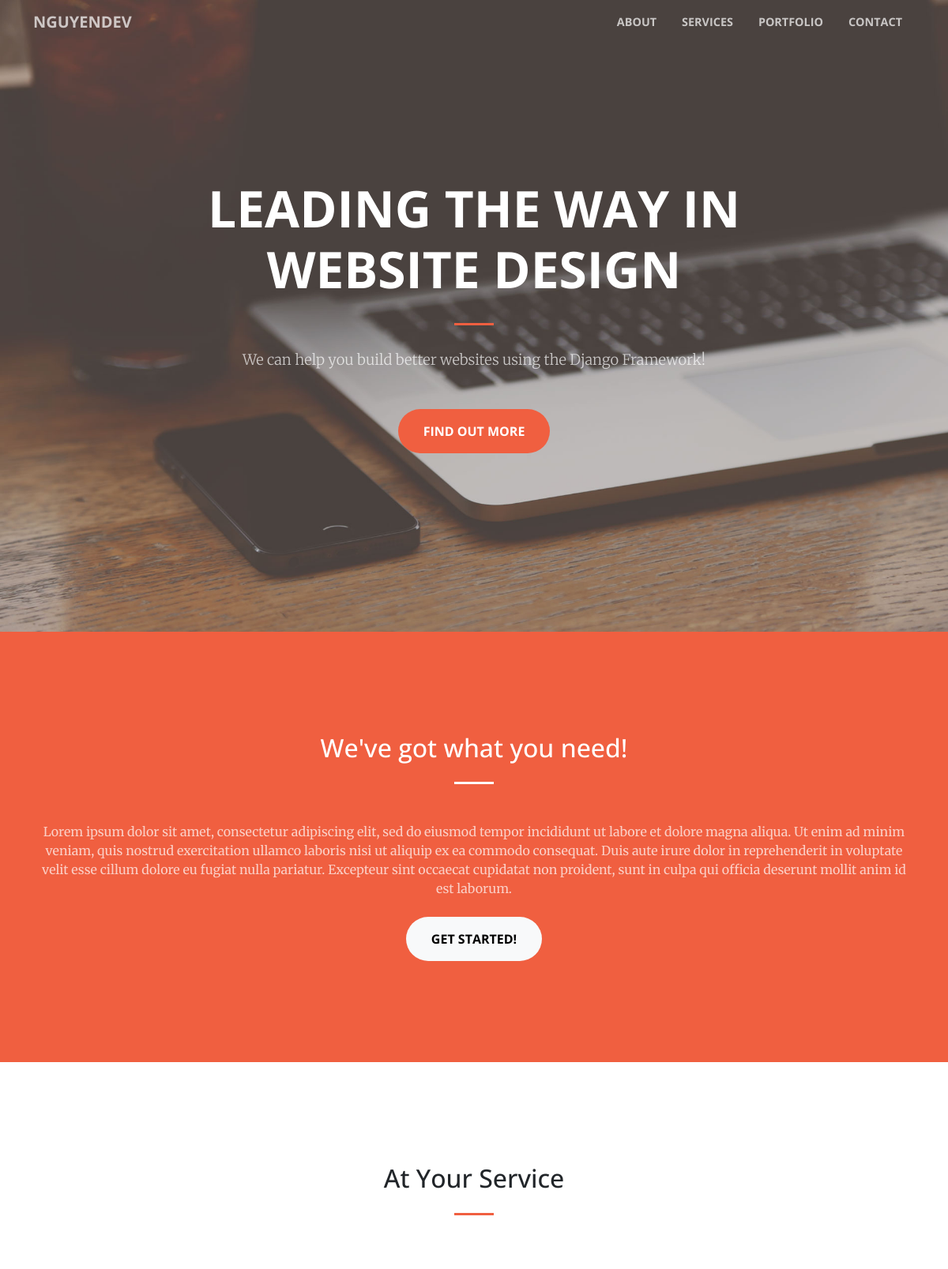
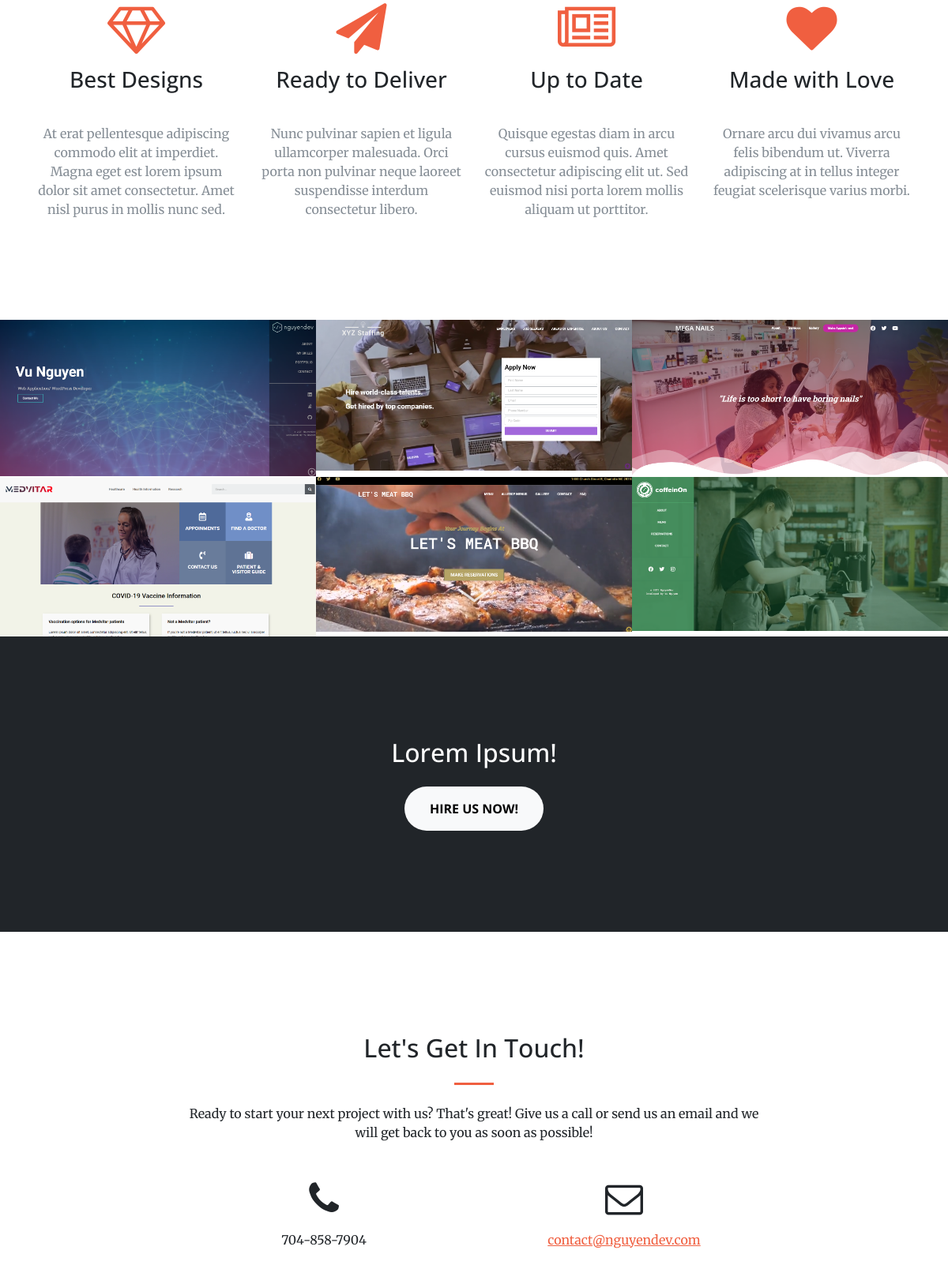
The page / on the database its author committed (2 pictures, top to bottom).
### website/models.py (models this page shows)
class HomePage(models.Model):
    site_name = models.CharField(max_length=100)
    background_picture = models.ImageField(upload_to='img', default='default.jpg')
    home_heading = models.CharField(max_length=200)
    home_description = models.CharField(max_length=400)
    class Meta:
        verbose_name_plural = "Home Page"

class About(models.Model):
    about_title = models.CharField(max_length=200)
    about_description = models.TextField()
    class Meta:
        verbose_name_plural = "About"

class Services(models.Model):
    service_title = models.CharField(max_length=20)
    service_description = models.CharField(max_length=200)
    service_icon = models.CharField(max_length=60, default='')
    class Meta:
        verbose_name_plural = "Services"

class Portfolio(models.Model):
    category = models.CharField(max_length=20)
    project_name = models.CharField(max_length=50)
    project_image = models.ImageField(upload_to='img', default='default.jpg')
    class Meta:
        verbose_name_plural = "Portfolio"

class Contact(models.Model):
    contact_title = models.CharField(max_length=50)
    contact_description = models.CharField(max_length=500)
    phone_number = models.CharField(max_length=150)
    contact_email = models.EmailField(max_length=254, default='')
    class Meta:
        verbose_name_plural = "Contact"

### website/views.py (the view)
# urls.py: path('', views.home_view),
def home_view(request):
    home_object = HomePage.objects.filter()
    about_object = About.objects.filter()
    services_object = Services.objects.filter()
    portfolio_object = Portfolio.objects.filter()
    contact_object = Contact.objects.filter()
    return render(request, 'home.html', {
        'home_object': home_object,
        'about_object': about_object,
        'services_object': services_object,
        'portfolio_object': portfolio_object,
        'contact_object': contact_object
    })

### templates/home.html (shortened to what this page needs)
{% extends 'base.html' %}
{% block content %}
{% for home in home_object %}
<header class="text-center text-white d-flex masthead" style="background-image:url({{ home.background_picture.url }});">
        <div class="container my-auto">
            <div class="row">
                <div class="col-lg-10 mx-auto">
                    <h1 class="text-uppercase"><strong>{{ home.home_heading }}</strong></h1>
                    <hr>
                </div>
            </div>
            <div class="col-lg-8 mx-auto">
                <p class="text-faded mb-5">{{ home.home_description}}</p><a class="btn btn-primary btn-xl" role="button" href="#services">Find Out More</a>
            </div>
        </div>
    </header>{% endfor %}
    <section id="about" class="bg-primary">
        {% for about in about_object %}
        <div class="container">
            <div class="row">
                <div class="col offset-lg-8 text-center mx-auto">
                    <h2 class="text-white section-heading">{{ about.about_title }}</h2>
                    <hr class="light my-4">
                    <p class="text-faded mb-4"><br>{{ about.about_description }}<br></p><a class="btn btn-light btn-xl" role="button" href="#services">Get Started!</a>
                </div>
            </div>
        </div>{% endfor %}
    </section>
    <section id="services">
        <div class="container">
            <div class="row">
                <div class="col-lg-12 text-center">
                    <h2 class="section-heading">At Your Service</h2>
                    <hr class="my-4">
                </div>
            </div>
        </div>
        <div class="container">
         <div class="row">
            {% for service in services_object %}
                <div class="col-md-6 col-lg-3 text-center">
                    <div class="mx-auto service-box mt-5"><i class="{{ service.service_icon }}" data-aos="zoom-in" data-aos-duration="200" data-aos-once="true"></i>
                        <h3 class="mb-3">{{ service.service_title }}</h3>
                        <p class="text-muted mb-0"><br>{{ service.service_description }}<br></p>
                    </div>
                </div>
             {% endfor %}
            </div>
            </div>
    </section>
    <section id="portfolio" class="p-0">
        <div class="container-fluid p-0">
            <div class="row g-0 popup-gallery">
                {% for portfolio in portfolio_object %}
                <div class="col-sm-6 col-lg-4"><a class="portfolio-box" href="{{ portfolio.project_image.url }}"><img class="img-fluid" src="{{ portfolio.project_image.url }}">
                    </a></div>
                {% endfor %}
            </div>
        </div>
    </section>
    <section class="text-white bg-dark">
        <div class="container text-center">
            <h2 class="mb-4">Lorem Ipsum!</h2><a class="btn btn-light btn-xl sr-button" role="button" data-aos="zoom-in" data-aos-duration="400" data-aos-once="true" href="#">hire us now!</a>
        </div>
    </section>
    <section id="contact">
    {% for contact in contact_object %}
        <div class="container">
            <div class="row">
                <div class="col-lg-8 text-center mx-auto">
                    <h2 class="section-heading">{{ contact.contact_title }}</h2>
                    <hr class="my-4">
                    <p class="mb-5">{{ contact.contact_description }}</p>
                </div>
            </div>
            <div class="row">
                <div class="col-lg-4 text-center ms-auto"><i class="fa fa-phone fa-3x mb-3 sr-contact" data-aos="zoom-in" data-aos-duration="300" data-aos-once="true"></i>
                    <p>{{ contact.phone_number }}</p>
                </div>
                <div class="col-lg-4 text-center me-auto"><i class="fa fa-envelope-o fa-3x mb-3 sr-contact" data-aos="zoom-in" data-aos-duration="300" data-aos-delay="300" data-aos-once="true"></i>
                    <p><a href="mailto:your-email@your-domain.com">{{ contact.contact_email }}</a></p>
                </div>
            </div>
        </div>{% endfor %}
    </section>
{% endblock %}

### templates/base.html (shortened to what this page needs)
{% load static %}
<!DOCTYPE html>
<html>
{% for home in home_object %}
<head>
    <link rel="stylesheet" href="{% static 'bootstrap/css/bootstrap.min.css' %}">
    <link rel="stylesheet" href="{% static 'fonts/font-awesome.min.css' %}">
    <link rel="stylesheet" href="https://cdnjs.cloudflare.com/ajax/libs/aos/2.3.4/aos.css">
    <link rel="stylesheet" href="https://cdnjs.cloudflare.com/ajax/libs/baguettebox.js/1.10.0/baguetteBox.min.css">
</head>
    <body id="page-top" data-bs-spy="scroll" data-bs-target="#mainNav" data-bs-offset="57">
    <nav class="navbar navbar-light navbar-expand-lg fixed-top" id="mainNav">
        <div class="container"><a class="navbar-brand" href="#page-top">{{ home.site_name }}</a>
            <div class="collapse navbar-collapse" id="navbarResponsive">
                <ul class="navbar-nav ms-auto">
                    <li class="nav-item"><a class="nav-link" href="#about">About</a></li>
                    <li class="nav-item"><a class="nav-link" href="#services">Services</a></li>
                    <li class="nav-item"><a class="nav-link" href="#portfolio">Portfolio</a></li>
                    <li class="nav-item"><a class="nav-link" href="#contact">Contact</a></li>
                </ul>
            </div>
        </div>
    </nav>
{% block content %}{% endblock %}
    </body>
{% endfor %}
</html>

### rows shown on the page
HomePage: site_name "NGUYENDEV", background_picture (picture), home_heading "LEADING THE WAY IN WEBSITE DESIGN", home_description "We can help you build better websites using the Django Framework!"
About: about_title "We've got what you need!", about_description "Lorem ipsum dolor sit amet, consectetur adipiscing elit, sed do eiusmod tempor incididunt ut labore et dolore magna aliqua. Ut enim ad minim veniam, quis nostrud exercitation ullamco laboris nisi ut aliquip ex ea commodo consequat. Duis aute irure dolor in reprehenderit in voluptate velit esse cillum dolore eu fugiat nulla pariatur. Excepteur sint occaecat cupidatat non proident, sunt in culpa qui officia deserunt mollit anim id est laborum."
Services: service_title "Best Designs", service_description "At erat pellentesque adipiscing commodo elit at imperdiet. Magna eget est lorem ipsum dolor sit amet consectetur. Amet nisl purus in mollis nunc sed."
Services: service_title "Ready to Deliver", service_description "Nunc pulvinar sapien et ligula ullamcorper malesuada. Orci porta non pulvinar neque laoreet suspendisse interdum consectetur libero."
Services: service_title "Up to Date", service_description "Quisque egestas diam in arcu cursus euismod quis. Amet consectetur adipiscing elit ut. Sed euismod nisi porta lorem mollis aliquam ut porttitor."
Services: service_title "Made with Love", service_description "Ornare arcu dui vivamus arcu felis bibendum ut. Viverra adipiscing at in tellus integer feugiat scelerisque varius morbi."
Portfolio: project_image (picture)
Portfolio: project_image (picture)
Portfolio: project_image (picture)
Portfolio: project_image (picture)
Portfolio: project_image (picture)
Portfolio: project_image (picture)
Contact: contact_title "Let's Get In Touch!", contact_description "Ready to start your next project with us? That's great! Give us a call or send us an email and we will get back to you as soon as possible!", phone_number "704-858-7904", contact_email "contact@nguyendev.com"
